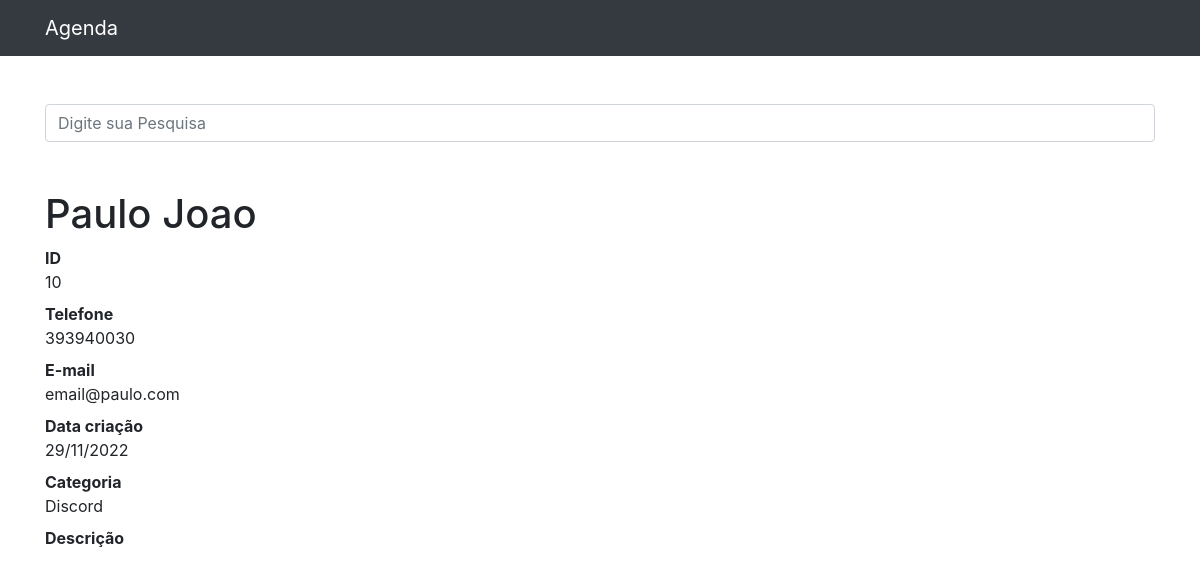
The page /10 on the database its author committed.
### contatos/models.py (models this page shows, shortened)
class Contato(models.Model):
    nome = models.CharField(max_length=255)
    sobrenome = models.CharField(max_length=255, blank=True)
    telefone = models.CharField(max_length=255)
    email = models.CharField(max_length=255, blank=True)
    data_criacao = models.DateTimeField(default=timezone.now)
    descricao = models.TextField(blank=True)
    categoria = models.ForeignKey(Categoria, on_delete=models.DO_NOTHING)
    mostrar = models.BooleanField(default=True)
    foto = models.ImageField(blank=True, upload_to='foto/%Y/%m')

class Categoria(models.Model):
    nome = models.CharField(max_length=255)
    def __str__(self) -> str:
        return self.nome

### contatos/views.py (the view)
# urls.py: path('<int:contato_id>',views.ver_contato, name='ver_contato'),
def ver_contato(request, contato_id):
    contato = get_object_or_404(Contato, id=contato_id)
    if not contato.mostrar:
        raise Http404()
    return render(request, "contatos/ver_contato.html", {"contato": contato})

### contatos/templates/contatos/ver_contato.html (shortened to what this page needs)
{% extends 'base.html' %}
{% block conteudo %}
<h1 class="mt-5">{{ contato.nome}} {{ contato.sobrenome}}</h1>
<dl>
    <dt>ID</dt>
    <dd>{{ contato.id }}</dd>
    <dt>Telefone</dt>
    <dd>{{ contato.telefone }}</dd>
    <dt>E-mail</dt>
    <dd>{{ contato.email }}</dd>
    <dt>Data criação</dt>
    <dd>{{ contato.data_criacao|date:'d/m/Y' }}</dd>
    <dt>Categoria</dt>
    <dd>{{ contato.categoria }}</dd>
    <dt>Descrição</dt>
</dl>
{% endblock %}

### rows shown on the page
Contato: nome "Paulo", sobrenome "Joao", id "10", telefone "393940030", email "email@paulo.com", data_criacao "29/11/2022", categoria "Discord"
